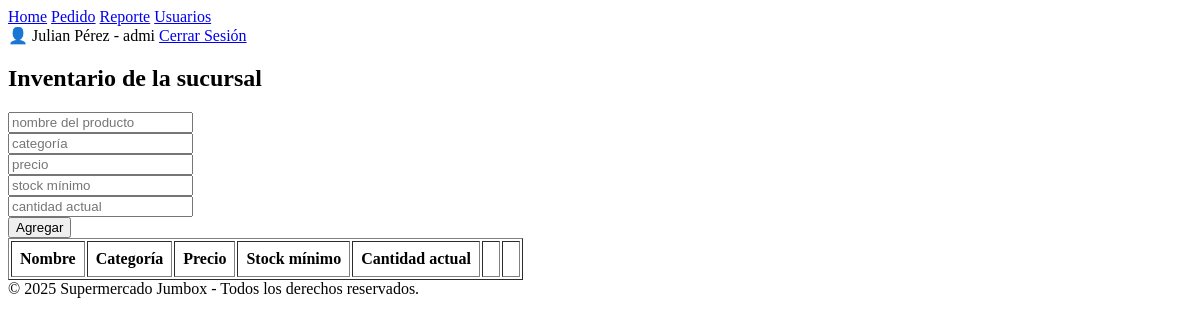
Page /gestion_inventario (signed in) on the earlier database version.
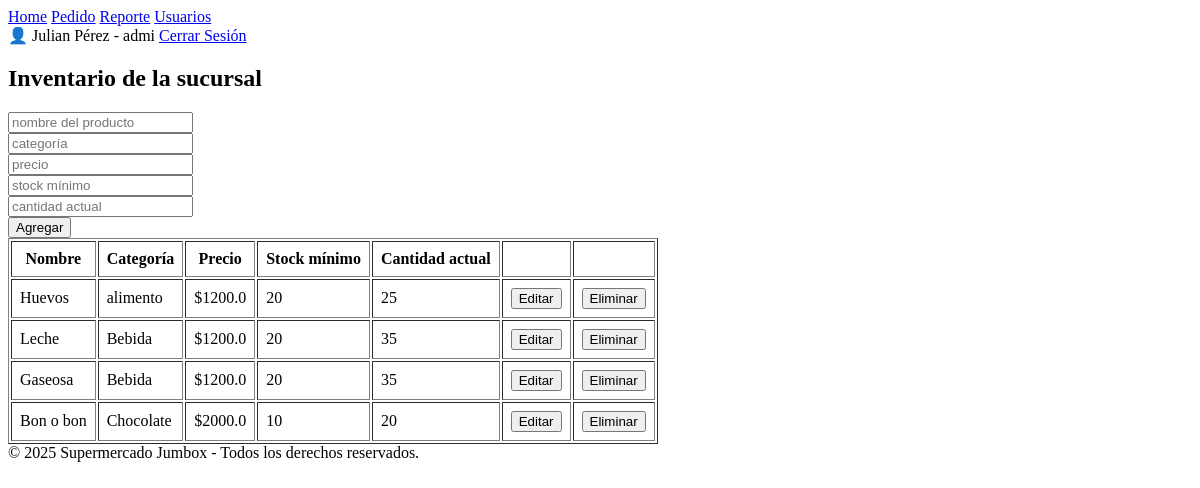
Same page on the later database version.
### tables this page shows
CREATE TABLE inventario(
                id INTEGER PRIMARY KEY AUTOINCREMENT,
                id_sucursal INTEGER,
                id_producto INTEGER,
                cantidad_actual INTEGER,
                FOREIGN KEY (id_sucursal) REFERENCES sucursal(id) ON DELETE CASCADE,
                FOREIGN KEY (id_producto) REFERENCES producto(id) ON DELETE CASCADE
            );

CREATE TABLE producto(
                id INTEGER PRIMARY KEY AUTOINCREMENT,
                nombre VARCHAR(50),
                categoria VARCHAR(50),
                precio REAL,
                stock_minimo INTEGER
            );

### app.py (the view)
@app.route("/gestion_inventario")
def gestion_inventario():
    if "rol" not in session:
        return redirect(url_for("login"))  # si no está logueado
    if session["rol"] == "vendedor":
        return "Acceso denegado. No tenés permisos para entrar acá.", 403 #solo ingresaran los usuarios administradores,encargado,reponedor
    id_sucursal = session.get("sucursal_id")
    if not id_sucursal:
        db.conexion.close()
        return redirect(url_for("home"))
    db = Connexion("database.db")
    db.cursor.execute("""
    SELECT producto.nombre,
            producto.categoria,
            producto.precio,
            producto.stock_minimo,
            inventario.cantidad_actual,
            producto.id
    FROM producto
    INNER JOIN inventario ON producto.id = inventario.id_producto
    WHERE inventario.id_sucursal = ?
""", (id_sucursal,))
    productos = db.cursor.fetchall()
    print("Productos encontrados:", productos)
    return render_template("inventario.html",
                            usuarioNombre=session["nombre"],
                            usuarioApellido=session["apellido"],
                            usuarioRol=session["rol"],
                            productos=productos)

### templates/inventario.html (shortened to what this page needs)
<!DOCTYPE html>
<html lang="en">
<head>
</head>
<body>
    <header>
        <nav>
            <a href="{{url_for('panel_principal')}}">Home</a>
            {%if usuarioRol!='vendedor' and usuarioRol!='reponedor'%}
            <a href="{{url_for('gestion_pedidos')}}">Pedido</a>
            {%endif%}
            {%if usuarioRol!='reponedor' and usuarioRol!='vendedor'%}
            <a href="{{url_for('reportes')}}">Reporte</a>
            {%endif%}
            {%if usuarioRol=='admi'%}
            <a href="{{url_for('gestion_usuario')}}">Usuarios</a>
            {%endif%}
        </nav>
        <div id="user-section">
            <span>👤 {{ usuarioNombre }} {{usuarioApellido}} - {{usuarioRol}}</span>
            <a href="{{ url_for('logout') }}" class="boton">Cerrar Sesión</a>
        </div>
    </header>
    <main>
        <h2>Inventario de la sucursal</h2>
        {%if usuarioRol =='admi'%}
        <div>
            <form action="/agregar_producto" method="POST">
                <div>
                    <input type="text" name="nombre_producto" id="nombre_producto" placeholder="nombre del producto"
                        required>
                </div>
                <div>
                    <input type="text" name="categoria" id="categoria" placeholder="categoría" required>
                </div>
                <div>
                    <input type="number" step="0.01" name="precio" id="precio" placeholder="precio" required>
                </div>
                <div>
                    <input type="number" name="stock_minimo" id="stock_minimo" placeholder="stock mínimo" required>
                </div>
                <div>
                    <input type="number" name="cantidad_actual" id="cantidad_actual" placeholder="cantidad actual"
                        required>
                </div>
                <div>
                    <button type="submit">Agregar</button>
                </div>
            </form>
        </div>
        {%endif%}
        <div>
            <table border="1" cellpadding="8">
                <thead>
                    <tr>
                        <th>Nombre</th>
                        <th>Categoría</th>
                        <th>Precio</th>
                        <th>Stock mínimo</th>
                        <th>Cantidad actual</th>
                        <th> </th>
                        {%if usuarioRol !='reponedor'%}
                        <th> </th>
                        {%endif%}
                    </tr>
                </thead>
                <tbody>
                    {% for p in productos %}
                    <tr>
                        <td>{{ p[0] }}</td>
                        <td>{{ p[1] }}</td>
                        <td>${{ p[2] }}</td>
                        <td>{{ p[3] }}</td>
                        <td>{{ p[4] }}</td>
                        {%if usuarioRol != 'reponedor'%}
                        <td>
                            <button class="editar-btn" data-id="{{ p[5] }}" data-nombre="{{ p[0] }}"
                                data-categoria="{{ p[1] }}" data-precio="{{ p[2] }}" data-stock="{{ p[3] }}">
                                Editar
                            </button>
                        </td>
                        <td>
                            <form action="{{ url_for('eliminar_producto') }}" method="POST">
                                <button type="submit">Eliminar</button>
                            </form>
                        </td>
                        {%endif%}
                    </tr>
                    {% endfor %}
                </tbody>
            </table>
        </div>
    </main>
    <footer>
        © 2025 Supermercado Jumbox - Todos los derechos reservados.
    </footer>
</body>
</html>

Differences in the rows shown:
added inventario: nombre "Huevos", categoria "alimento", precio "1200.0", stock_minimo "20", cantidad_actual "25"
added inventario: nombre "Leche", categoria "Bebida", precio "1200.0", stock_minimo "20", cantidad_actual "35"
added inventario: nombre "Gaseosa", categoria "Bebida", precio "1200.0", stock_minimo "20", cantidad_actual "35"
added inventario: nombre "Bon o bon", categoria "Chocolate", precio "2000.0", stock_minimo "10", cantidad_actual "20"
